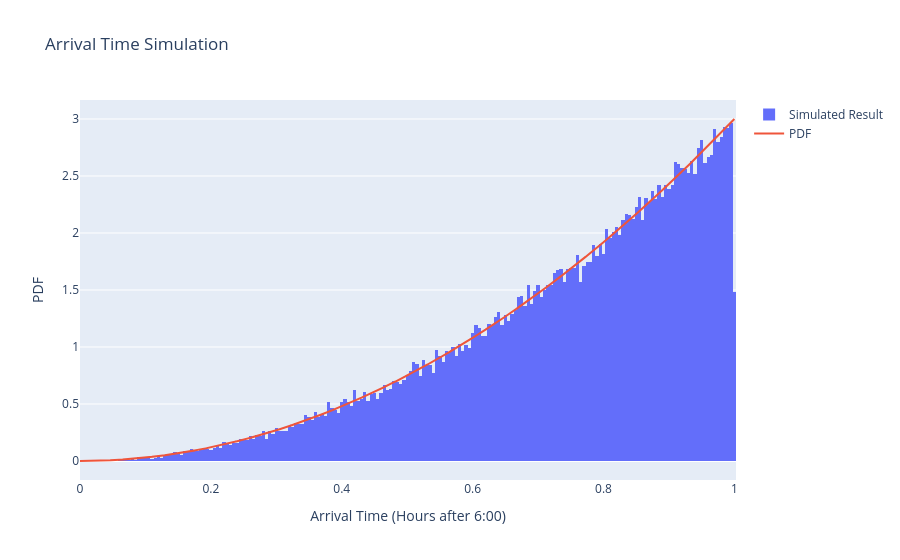

Source (notebook cell):
### Markdown cell above
#### Problem 4 
##### Arrival time random variable
###### From analytical derivation, the PDF of this random variable is given by
$$f_T(t)=\begin{cases}
                0&t<0\\
                3t^2&0\le t\le 1\\
                0&t>1
            \end{cases}$$

### Code cell
import numpy as np
import plotly.graph_objects as go

# Simulating Result
N = 10**5
rng = np.random.default_rng()
T = []
for i in range(N):
    X = rng.uniform(0,1,3)
    T.append(max(X))

# Finding Analytical Result
t = np.linspace(0,1,N)
T_analytical = [3*ta**2 for ta in t]
trace1 = go.Scatter(x=t, y=T_analytical, mode='lines', name='PDF')

fig = go.Figure(data=[go.Histogram(x=T, histnorm='probability density',name='Simulated Result'),trace1])
fig.update_layout(title='Arrival Time Simulation',
                  xaxis_title = 'Arrival Time (Hours after 6:00)',
                  yaxis_title = 'PDF')
fig.show()

### Figure 1 — Plotly figure (JSON) as saved in the notebook; plotly's stock layout.template omitted (floating-point values rounded to 4 significant figures; data arrays with more than 128 entries replaced by an {"elided": "..."} marker saying what was removed)
{"data": [{"histnorm": "probability density", "name": "Simulated Result", "type": "histogram", "x": {"elided": "100000 float values"}}, {"mode": "lines", "name": "PDF", "type": "scatter", "x": {"elided": "100000 float values"}, "y": {"elided": "100000 float values"}}], "layout": {"title": {"text": "Arrival Time Simulation"}, "xaxis": {"title": {"text": "Arrival Time (Hours after 6:00)"}}, "yaxis": {"title": {"text": "PDF"}}}}
